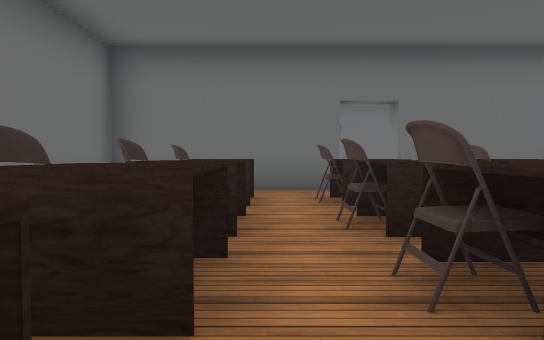
[1] (above)

18 first-person views from a walk through a 3-D level made in the Unity game engine. The camera is 1.2 m above the floor, tilts 2° down and sees 70° across. Doors are open. The floor is counted in squares, 2 m on a side. Each view is taken from the middle of a square. On the plan, view 1 faces up. The plan holds only what a view shows up to about 11 squares ahead; the rest is blank. The place goes on beyond the plan. Some surface patterns are stand-ins.

[2]
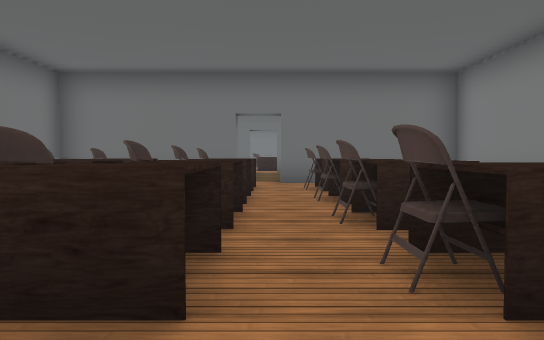

[3]
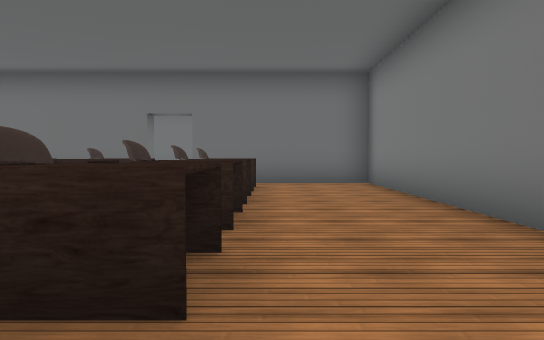

[4]
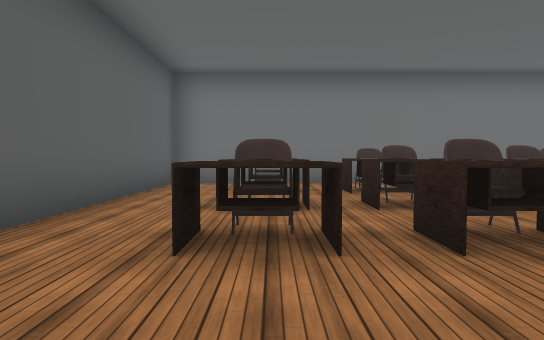

[5]
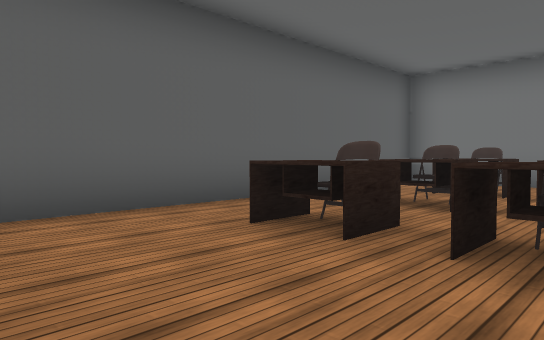

[6]
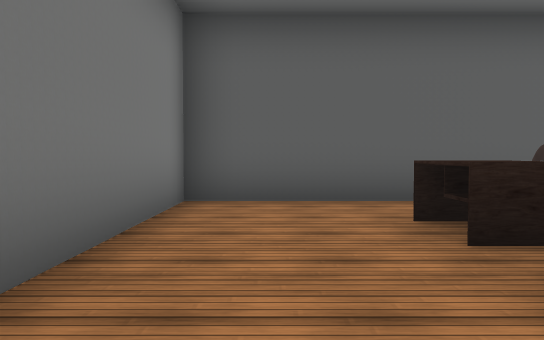

[7]
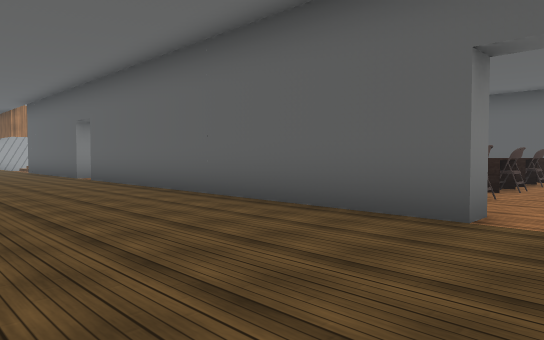

[8]
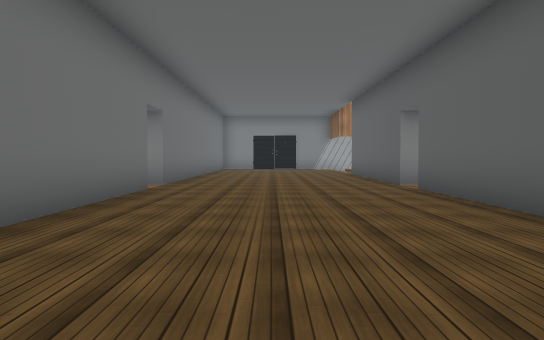

[9]
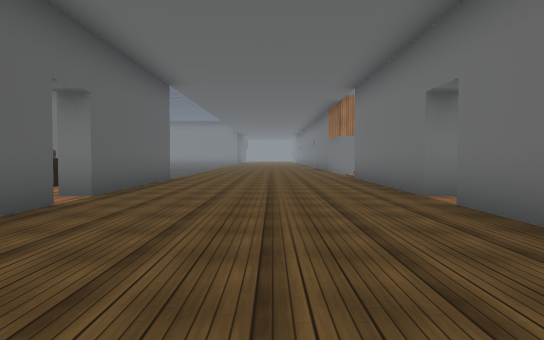

[10]
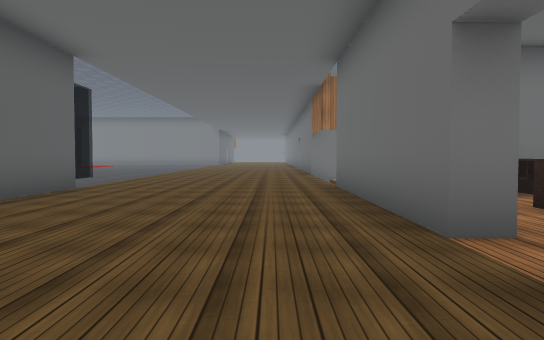

[11]
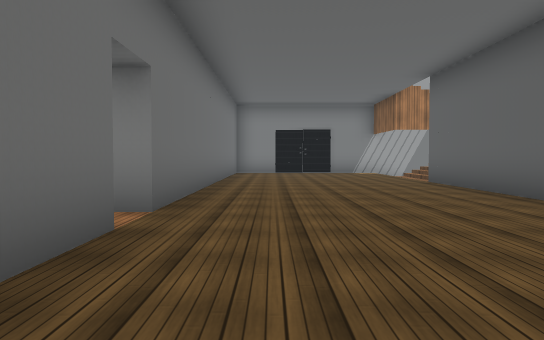

[12]
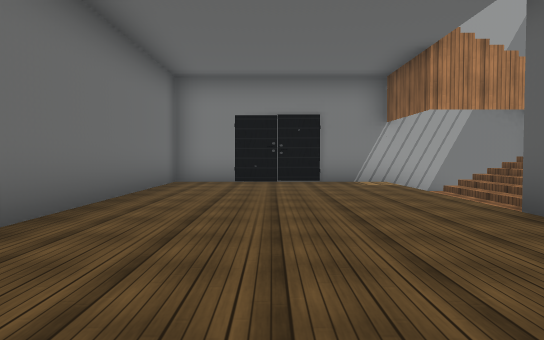

[13]
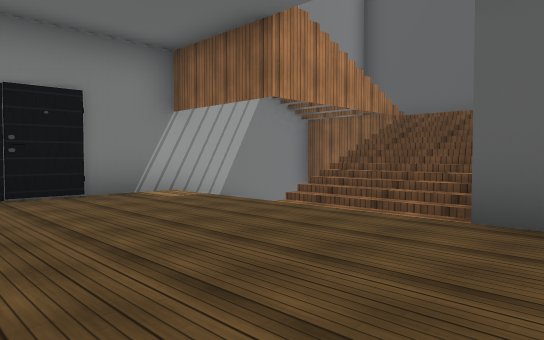

[14]
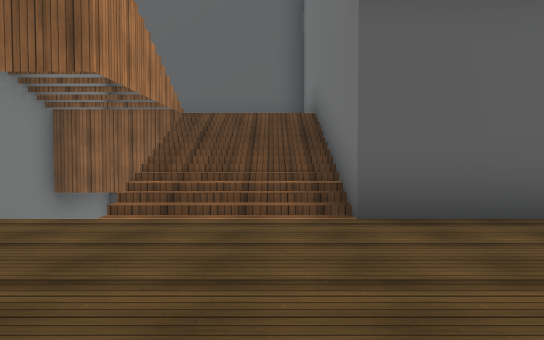

[15]
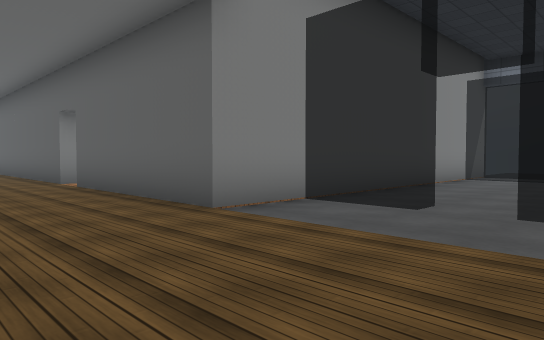

[16]
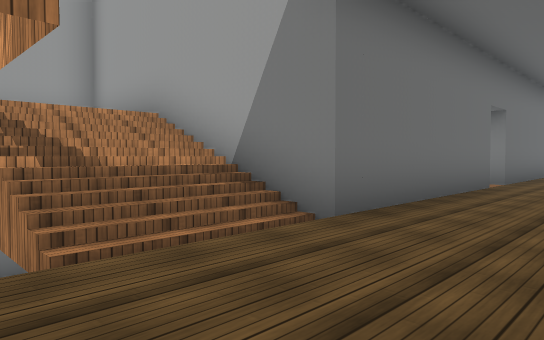

[17]
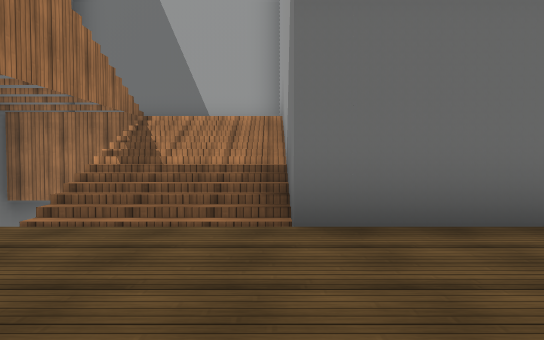

[18]
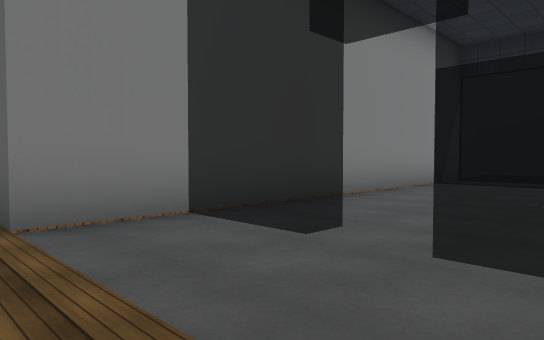

### Floor plan
Key: @ floor where view 1 was taken; # wall or solid block; x gap in a wall; . floor; / step, stairs or slope; D open door; = window, fence, low wall or low ledge; O other object.
Columns run from 7 left of view 1 to 23 right of it. Each row starts with its distance up from view 1.
 19 ####
 18     #
 17     #
 16  ///#
 15  #//#
 14  ///#O.O
 13  ///#####.#########.###########
 12 ........DD........DD..........#
 11 ..............................#
 10 .............................##
  9 .............................##
  8 ........DD........DD..........#
  7 ....#####D#########D#####/////#
  6 .DD.#  .......#         #/// /#
  5  xx=# O.O.O...#         #/// /#
  4  .. # O.O.O...#         #/////#
  3  ...# O.O.O...#         #     #
  2  ...#.O.O.O...#         #     #
  1  ...#.........#         ######
  0  .. #.O@O.O...#
 -1   ==#.........#
 -2   ..#.........#
 -3   ==###########

Positions as (right, up) in squares from view 1, and headings:
1: (0, 0), facing up
2: (2, -2), facing up
3: (4, -2), facing up
4: (6, 0), facing left
5: (6, 2), facing down-left
6: (5, 3), facing down
7: (1, 11), facing down-right
8: (4, 10), facing right
9: (7, 10), facing left
10: (4, 11), facing left
11: (8, 11), facing right
12: (13, 10), facing right
13: (16, 11), facing down-right
14: (18, 11), facing down
15: (-7, 10), facing down-right
16: (-7, 10), facing up-right
17: (-4, 9), facing up
18: (-7, 8), facing down-right
